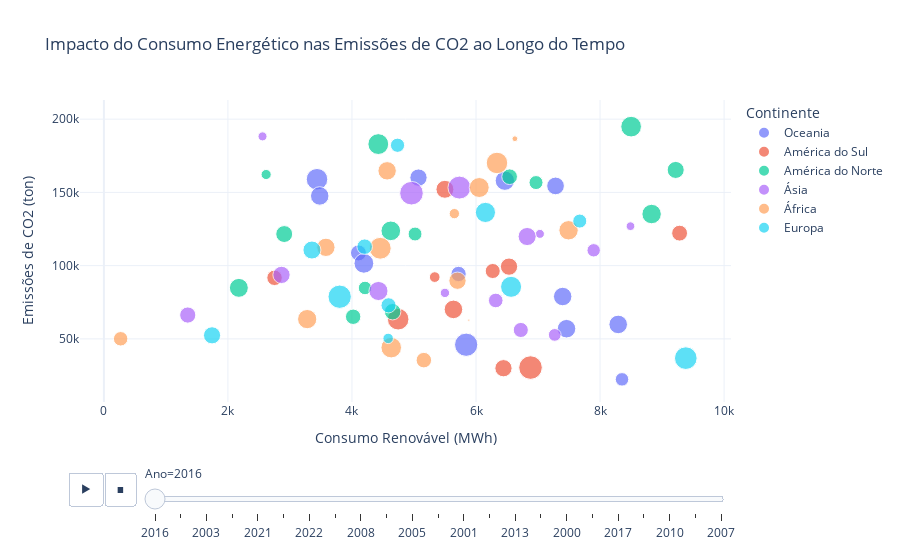

Notebook cell for this chart:
### Code cell
fig = px.scatter(
    df,
    x="Consumo_Energia_Renovável (MWh)",
    y="Emissões_CO2 (toneladas)",
    size="Consumo_Energia_Fóssil (MWh)",
    color="Continente",
    animation_frame="Ano",
    hover_name="Continente",
    title="Impacto do Consumo Energético nas Emissões de CO2 ao Longo do Tempo",
    labels={
        "Consumo_Energia_Renovável (MWh)": "Consumo Renovável (MWh)",
        "Consumo_Energia_Fóssil (MWh)": "Consumo Fóssil (MWh)",
        "Emissões_CO2 (toneladas)": "Emissões de CO2 (ton)",
        "Ano": "Ano",
    },
    template="plotly_white"
)

fig.show()

### Figure 1 — Plotly figure (JSON) as saved in the notebook; plotly's stock layout.template omitted (floating-point values rounded to 4 significant figures)
{"data": [{"hovertemplate": "<b>%{hovertext}</b><br><br>Continente=Oceania<br>Ano=2016<br>Consumo Renovável (MWh)=%{x}<br>Emissões de CO2 (ton)=%{y}<br>Consumo Fóssil (MWh)=%{marker.size}<extra></extra>", "hovertext": ["Oceania", "Oceania", "Oceania", "Oceania", "Oceania", "Oceania", "Oceania", "Oceania", "Oceania", "Oceania", "Oceania", "Oceania", "Oceania"], "legendgroup": "Oceania", "marker": {"color": "#636efa", "size": [12540.0, 19850.0, 11460.0, 12620.0, 12650.0, 17010.0, 6678.0, 9349.0, 13740.0, 8603.0, 12540.0, 14350.0, 10990.0], "sizemode": "area", "sizeref": 73.35, "symbol": "circle"}, "mode": "markers", "name": "Oceania", "orientation": "v", "showlegend": true, "type": "scatter", "x": [7398.0, 5841.0, 7283.0, 7460.0, 8293.0, 3436.0, 8354.0, 4105.0, 6465.0, 5719.0, 3480.0, 4192.0, 5073.0], "xaxis": "x", "y": [78910.0, 45990.0, 154400.0, 56940.0, 59860.0, 159000.0, 22360.0, 108700.0, 158000.0, 94310.0, 147600.0, 101600.0, 160100.0], "yaxis": "y"}, {"hovertemplate": "<b>%{hovertext}</b><br><br>Continente=América do Sul<br>Ano=2016<br>Consumo Renovável (MWh)=%{x}<br>Emissões de CO2 (ton)=%{y}<br>Consumo Fóssil (MWh)=%{marker.size}<extra></extra>", "hovertext": ["América do Sul", "América do Sul", "América do Sul", "América do Sul", "América do Sul", "América do Sul", "América do Sul", "América do Sul", "América do Sul", "América do Sul"], "legendgroup": "América do Sul", "marker": {"color": "#EF553B", "size": [20350.0, 10930.0, 8311.0, 9248.0, 12630.0, 10970.0, 17060.0, 4176.0, 8771.0, 11840.0], "sizemode": "area", "sizeref": 73.35, "symbol": "circle"}, "mode": "markers", "name": "América do Sul", "orientation": "v", "showlegend": true, "type": "scatter", "x": [6879.0, 6443.0, 6270.0, 9283.0, 5636.0, 6532.0, 4745.0, 5334.0, 2751.0, 5499.0], "xaxis": "x", "y": [30400.0, 29960.0, 96330.0, 122200.0, 70120.0, 99320.0, 63430.0, 92180.0, 91680.0, 152100.0], "yaxis": "y"}, {"hovertemplate": "<b>%{hovertext}</b><br><br>Continente=América do Norte<br>Ano=2016<br>Consumo Renovável (MWh)=%{x}<br>Emissões de CO2 (ton)=%{y}<br>Consumo Fóssil (MWh)=%{marker.size}<extra></extra>", "hovertext": ["América do Norte", "América do Norte", "América do Norte", "América do Norte", "América do Norte", "América do Norte", "América do Norte", "América do Norte", "América do Norte", "América do Norte", "América do Norte", "América do Norte", "América do Norte", "América do Norte"], "legendgroup": "América do Norte", "marker": {"color": "#00cc96", "size": [9011.0, 14150.0, 7085.0, 7180.0, 15890.0, 8694.0, 6662.0, 15670.0, 13850.0, 13120.0, 10670.0, 3764.0, 10490.0, 9946.0], "sizemode": "area", "sizeref": 73.35, "symbol": "circle"}, "mode": "markers", "name": "América do Norte", "orientation": "v", "showlegend": true, "type": "scatter", "x": [6542.0, 4626.0, 5017.0, 6968.0, 4424.0, 4019.0, 4211.0, 8501.0, 8832.0, 2176.0, 9220.0, 2616.0, 2907.0, 4656.0], "xaxis": "x", "y": [160700.0, 123700.0, 121600.0, 156700.0, 183000.0, 65090.0, 84740.0, 194900.0, 135200.0, 84820.0, 165300.0, 162200.0, 121600.0, 68540.0], "yaxis": "y"}, {"hovertemplate": "<b>%{hovertext}</b><br><br>Continente=Ásia<br>Ano=2016<br>Consumo Renovável (MWh)=%{x}<br>Emissões de CO2 (ton)=%{y}<br>Consumo Fóssil (MWh)=%{marker.size}<extra></extra>", "hovertext": ["Ásia", "Ásia", "Ásia", "Ásia", "Ásia", "Ásia", "Ásia", "Ásia", "Ásia", "Ásia", "Ásia", "Ásia", "Ásia", "Ásia"], "legendgroup": "Ásia", "marker": {"color": "#ab63fa", "size": [2976.0, 2766.0, 10940.0, 20420.0, 8360.0, 7808.0, 19290.0, 13380.0, 9602.0, 3216.0, 2989.0, 12040.0, 5962.0, 6574.0], "sizemode": "area", "sizeref": 73.35, "symbol": "circle"}, "mode": "markers", "name": "Ásia", "orientation": "v", "showlegend": true, "type": "scatter", "x": [7030.0, 8491.0, 2864.0, 4960.0, 6722.0, 6318.0, 5732.0, 4427.0, 1352.0, 5499.0, 2558.0, 6825.0, 7270.0, 7897.0], "xaxis": "x", "y": [121700.0, 126900.0, 93670.0, 149500.0, 56060.0, 76210.0, 153300.0, 82680.0, 66270.0, 81380.0, 188200.0, 119900.0, 52720.0, 110500.0], "yaxis": "y"}, {"hovertemplate": "<b>%{hovertext}</b><br><br>Continente=África<br>Ano=2016<br>Consumo Renovável (MWh)=%{x}<br>Emissões de CO2 (ton)=%{y}<br>Consumo Fóssil (MWh)=%{marker.size}<extra></extra>", "hovertext": ["África", "África", "África", "África", "África", "África", "África", "África", "África", "África", "África", "África", "África", "África"], "legendgroup": "África", "marker": {"color": "#FFA15A", "size": [16970.0, 1224.0, 8858.0, 7690.0, 11040.0, 13790.0, 3908.0, 12450.0, 184.1, 14650.0, 12310.0, 15490.0, 13600.0, 17480.0], "sizemode": "area", "sizeref": 73.35, "symbol": "circle"}, "mode": "markers", "name": "África", "orientation": "v", "showlegend": true, "type": "scatter", "x": [6338.0, 6627.0, 5159.0, 270.1, 5702.0, 7492.0, 5651.0, 4567.0, 5885.0, 6052.0, 3580.0, 4633.0, 3278.0, 4456.0], "xaxis": "x", "y": [170100.0, 186600.0, 35480.0, 50060.0, 89700.0, 124100.0, 135500.0, 164700.0, 62790.0, 153300.0, 112500.0, 44010.0, 63490.0, 111900.0], "yaxis": "y"}, {"hovertemplate": "<b>%{hovertext}</b><br><br>Continente=Europa<br>Ano=2016<br>Consumo Renovável (MWh)=%{x}<br>Emissões de CO2 (ton)=%{y}<br>Consumo Fóssil (MWh)=%{marker.size}<extra></extra>", "hovertext": ["Europa", "Europa", "Europa", "Europa", "Europa", "Europa", "Europa", "Europa", "Europa", "Europa", "Europa"], "legendgroup": "Europa", "marker": {"color": "#19d3f3", "size": [8402.0, 16200.0, 8875.0, 4014.0, 19990.0, 10780.0, 7407.0, 11880.0, 14910.0, 18800.0, 7228.0], "sizemode": "area", "sizeref": 73.35, "symbol": "circle"}, "mode": "markers", "name": "Europa", "orientation": "v", "showlegend": true, "type": "scatter", "x": [4590.0, 6566.0, 4205.0, 4583.0, 3802.0, 1744.0, 4735.0, 3355.0, 6152.0, 9383.0, 7673.0], "xaxis": "x", "y": [72900.0, 85530.0, 112900.0, 50300.0, 78770.0, 52420.0, 182200.0, 110600.0, 136300.0, 36830.0, 130400.0], "yaxis": "y"}], "layout": {"autosize": true, "legend": {"itemsizing": "constant", "title": {"text": "Continente"}, "tracegroupgap": 0}, "sliders": [{"active": 0, "currentvalue": {"prefix": "Ano="}, "len": 0.9, "pad": {"b": 10, "t": 60}, "steps": [{"args": [["2016"], {"frame": {"duration": 0, "redraw": false}, "fromcurrent": true, "mode": "immediate", "transition": {"duration": 0, "easing": "linear"}}], "label": "2016", "method": "animate"}, {"args": [["2020"], {"frame": {"duration": 0, "redraw": false}, "fromcurrent": true, "mode": "immediate", "transition": {"duration": 0, "easing": "linear"}}], "label": "2020", "method": "animate"}, {"args": [["2003"], {"frame": {"duration": 0, "redraw": false}, "fromcurrent": true, "mode": "immediate", "transition": {"duration": 0, "easing": "linear"}}], "label": "2003", "method": "animate"}, {"args": [["2019"], {"frame": {"duration": 0, "redraw": false}, "fromcurrent": true, "mode": "immediate", "transition": {"duration": 0, "easing": "linear"}}], "label": "2019", "method": "animate"}, {"args": [["2021"], {"frame": {"duration": 0, "redraw": false}, "fromcurrent": true, "mode": "immediate", "transition": {"duration": 0, "easing": "linear"}}], "label": "2021", "method": "animate"}, {"args": [["2009"], {"frame": {"duration": 0, "redraw": false}, "fromcurrent": true, "mode": "immediate", "transition": {"duration": 0, "easing": "linear"}}], "label": "2009", "method": "animate"}, {"args": [["2022"], {"frame": {"duration": 0, "redraw": false}, "fromcurrent": true, "mode": "immediate", "transition": {"duration": 0, "easing": "linear"}}], "label": "2022", "method": "animate"}, {"args": [["2011"], {"frame": {"duration": 0, "redraw": false}, "fromcurrent": true, "mode": "immediate", "transition": {"duration": 0, "easing": "linear"}}], "label": "2011", "method": "animate"}, {"args": [["2008"], {"frame": {"duration": 0, "redraw": false}, "fromcurrent": true, "mode": "immediate", "transition": {"duration": 0, "easing": "linear"}}], "label": "2008", "method": "animate"}, {"args": [["2014"], {"frame": {"duration": 0, "redraw": false}, "fromcurrent": true, "mode": "immediate", "transition": {"duration": 0, "easing": "linear"}}], "label": "2014", "method": "animate"}, {"args": [["2005"], {"frame": {"duration": 0, "redraw": false}, "fromcurrent": true, "mode": "immediate", "transition": {"duration": 0, "easing": "linear"}}], "label": "2005", "method": "animate"}, {"args": [["2002"], {"frame": {"duration": 0, "redraw": false}, "fromcurrent": true, "mode": "immediate", "transition": {"duration": 0, "easing": "linear"}}], "label": "2002", "method": "animate"}, {"args": [["2001"], {"frame": {"duration": 0, "redraw": false}, "fromcurrent": true, "mode": "immediate", "transition": {"duration": 0, "easing": "linear"}}], "label": "2001", "method": "animate"}, {"args": [["2018"], {"frame": {"duration": 0, "redraw": false}, "fromcurrent": true, "mode": "immediate", "transition": {"duration": 0, "easing": "linear"}}], "label": "2018", "method": "animate"}, {"args": [["2013"], {"frame": {"duration": 0, "redraw": false}, "fromcurrent": true, "mode": "immediate", "transition": {"duration": 0, "easing": "linear"}}], "label": "2013", "method": "animate"}, {"args": [["2004"], {"frame": {"duration": 0, "redraw": false}, "fromcurrent": true, "mode": "immediate", "transition": {"duration": 0, "easing": "linear"}}], "label": "2004", "method": "animate"}, {"args": [["2000"], {"frame": {"duration": 0, "redraw": false}, "fromcurrent": true, "mode": "immediate", "transition": {"duration": 0, "easing": "linear"}}], "label": "2000", "method": "animate"}, {"args": [["2006"], {"frame": {"duration": 0, "redraw": false}, "fromcurrent": true, "mode": "immediate", "transition": {"duration": 0, "easing": "linear"}}], "label": "2006", "method": "animate"}, {"args": [["2017"], {"frame": {"duration": 0, "redraw": false}, "fromcurrent": true, "mode": "immediate", "transition": {"duration": 0, "easing": "linear"}}], "label": "2017", "method": "animate"}, {"args": [["2015"], {"frame": {"duration": 0, "redraw": false}, "fromcurrent": true, "mode": "immediate", "transition": {"duration": 0, "easing": "linear"}}], "label": "2015", "method": "animate"}, {"args": [["2010"], {"frame": {"duration": 0, "redraw": false}, "fromcurrent": true, "mode": "immediate", "transition": {"duration": 0, "easing": "linear"}}], "label": "2010", "method": "animate"}, {"args": [["2012"], {"frame": {"duration": 0, "redraw": false}, "fromcurrent": true, "mode": "immediate", "transition": {"duration": 0, "easing": "linear"}}], "label": "2012", "method": "animate"}, {"args": [["2007"], {"frame": {"duration": 0, "redraw": false}, "fromcurrent": true, "mode": "immediate", "transition": {"duration": 0, "easing": "linear"}}], "label": "2007", "method": "animate"}], "x": 0.1, "xanchor": "left", "y": 0, "yanchor": "top"}], "title": {"text": "Impacto do Consumo Energético nas Emissões de CO2 ao Longo do Tempo"}, "updatemenus": [{"buttons": [{"args": [null, {"frame": {"duration": 500, "redraw": false}, "fromcurrent": true, "mode": "immediate", "transition": {"duration": 500, "easing": "linear"}}], "label": "&#9654;", "method": "animate"}, {"args": [[null], {"frame": {"duration": 0, "redraw": false}, "fromcurrent": true, "mode": "immediate", "transition": {"duration": 0, "easing": "linear"}}], "label": "&#9724;", "method": "animate"}], "direction": "left", "pad": {"r": 10, "t": 70}, "showactive": false, "type": "buttons", "x": 0.1, "xanchor": "right", "y": 0, "yanchor": "top"}], "xaxis": {"anchor": "y", "autorange": true, "domain": [0, 1], "range": [-324.5, 10020.0], "title": {"text": "Consumo Renovável (MWh)"}, "type": "linear"}, "yaxis": {"anchor": "x", "autorange": true, "domain": [0, 1], "range": [-12580.0, 234100.0], "title": {"text": "Emissões de CO2 (ton)"}, "type": "linear"}}}
